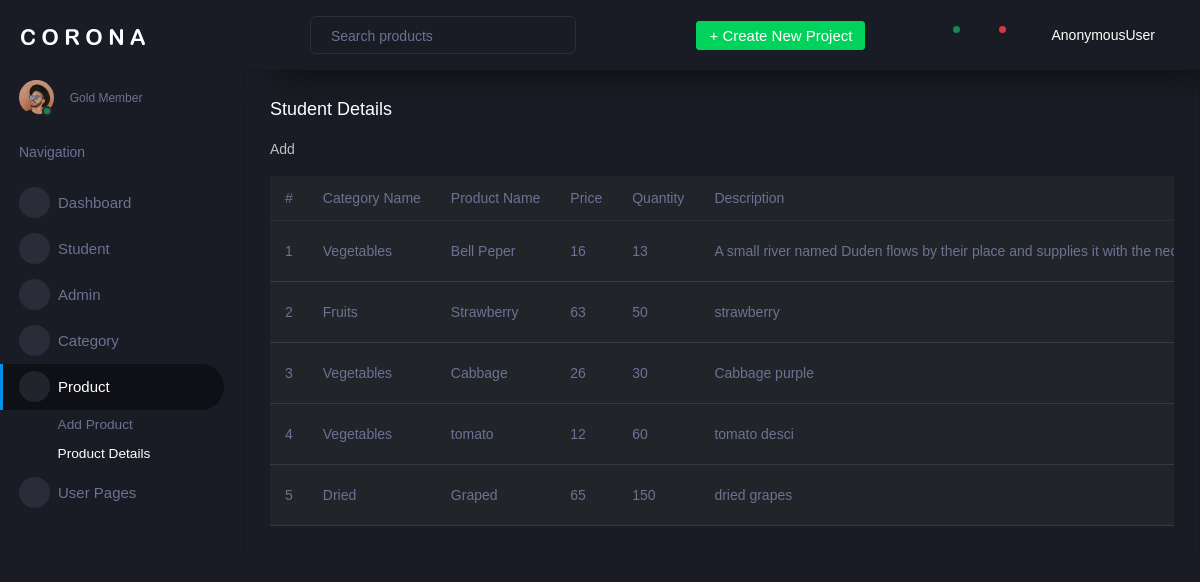
Screenshot of /adminsapp/displayproduct with the database file from the repository.
### adminapp/models.py (models this page shows)
class Product(models.Model):
    Cat=models.CharField(max_length=100, null=True, blank=True)
    Pro=models.CharField(max_length=100, null=True, blank=True)
    Price=models.IntegerField(null=True, blank=True)
    Quantity=models.IntegerField(null=True, blank=True)
    Desc=models.CharField(max_length=100, null=True, blank=True)
    Image=models.ImageField(upload_to="product", null=True, blank=True)

### adminapp/views.py (the view)
# urls.py: path('displayproduct',views.displayproduct,name="displayproduct"),
def displayproduct(request):
    data=Product.objects.all()
    return render(request,"admin/displayproduct.html",{'data':data})

### templates/admin/displayproduct.html (shortened to what this page needs)
<!DOCTYPE html>
{% extends 'admin/index.html' %}
{% block content %}
<html lang="en">
<head>
</head>
<body>
  <div class="col-lg-12 grid-margin stretch-card">
                <div class="card">
                  <div class="card-body">
                    <h4 class="card-title">Student Details</h4>
                    <p class="card-description">Add
                    </p>
                    <div class="table-responsive">
                      <table class="table table-dark">
                        <thead>
                          <tr>
                            <th> # </th>
                            <th> Category Name </th>
                            <th> Product Name </th>
                            <th> Price </th>
                              <th>Quantity</th>
                              <th>Description</th>
                          </tr>
                        </thead>
                        <tbody>
                        {% for i in data %}
                          <tr>
                            <td>{{i.id}}</td>
                            <td>{{i.Cat}}</td>
                            <td>{{i.Pro}}</td>
                            <td>{{i.Price}}</td>
                            <td>{{i.Quantity}}</td>
                            <td>{{i.Desc}}</td>
                          </tr>
                        {% endfor %}
                        </tbody>
                      </table>
                    </div>
                  </div>
                </div>
              </div>
</body>
</html>
{% endblock %}

### rows the page displays
Product: id "1", Cat "Vegetables", Pro "Bell Peper", Price "16", Quantity "13", Desc "A small river named Duden flows by their place and supplies it with the…"
Product: id "2", Cat "Fruits", Pro "Strawberry", Price "63", Quantity "50", Desc "strawberry"
Product: id "3", Cat "Vegetables", Pro "Cabbage", Price "26", Quantity "30", Desc "Cabbage purple"
Product: id "4", Cat "Vegetables", Pro "tomato", Price "12", Quantity "60", Desc "tomato desci"
Product: id "5", Cat "Dried", Pro "Graped", Price "65", Quantity "150", Desc "dried grapes"

### other values shown
{{ request.user }} "AnonymousUser"
